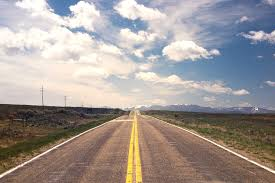
#> input picture Deteccao de linha/index.jpeg, 275 x 183 px
$ python lines_imagem.py
#> lines starting #> are read from the running program, lines starting #| are printed output that depends on the picture; after the words box and inside, x2 and y2 are one past the last pixel; in counts of white or black regions, pixels touching at a corner belong together

# Python program to illustrate HoughLine
# method for line detection
import cv2
import numpy as np

# Reading the required image in
# which operations are to be done.
# Make sure that the image is in the same
# directory in which this python program is
#img = cv2.imread('sudoku-original.jpg')
img = cv2.imread('index.jpeg')
#> img is the input picture: shape (183, 275, 3); mean B, G, R 150.2, 153.7, 161.6


# filter colour range we want
hsv = cv2.cvtColor(img, cv2.COLOR_BGR2HSV)
#> hsv: shape (183, 275, 3); mean H, S, V 48.8, 56.8, 172.1
low_yellow = np.array([18, 94, 140])
up_yellow = np.array([48, 255, 255])
mask = cv2.inRange(hsv, low_yellow, up_yellow)
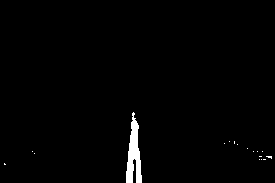
#> mask: shape (183, 275); 1.3% white; 17 white regions (16 under 20 px), largest, box (x1, y1, x2, y2) and area: (126, 112, 142, 183) 643

cv2.imshow('mask',mask)
cv2.waitKey(0)
cv2.destroyAllWindows()

# Apply edge detection method on the image
edges = cv2.Canny(mask,75,150)
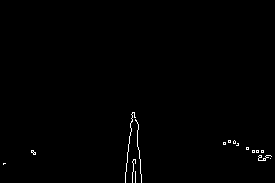
#> edges: shape (183, 275); 0.6% white in thin lines or dots, all inside (x1, y1, x2, y2) = (3, 112, 272, 183)

# This returns an array of r and theta values
lines = cv2.HoughLinesP(edges, 1, np.pi/180, 30, maxLineGap=250)
#> lines = [[125, 178, 132, 112], [135, 117, 141, 176]]


# The below for loop runs till r and theta values
# are in the range of the 2d array
for line in lines:
    x1, y1, x2, y2 = line[0]
    cv2.line(img, (x1, y1), (x2, y2), (0, 255, 0), 3)
#> this loop made 2 passes
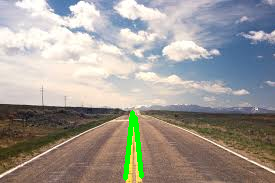
#> img: shape (183, 275, 3); 1.28% of pixels changed, all inside (x1, y1, x2, y2) = (123, 110, 144, 181)

cv2.imshow('bexiga',edges)
cv2.imshow('imagem',img)
cv2.waitKey(0)
cv2.destroyAllWindows()
